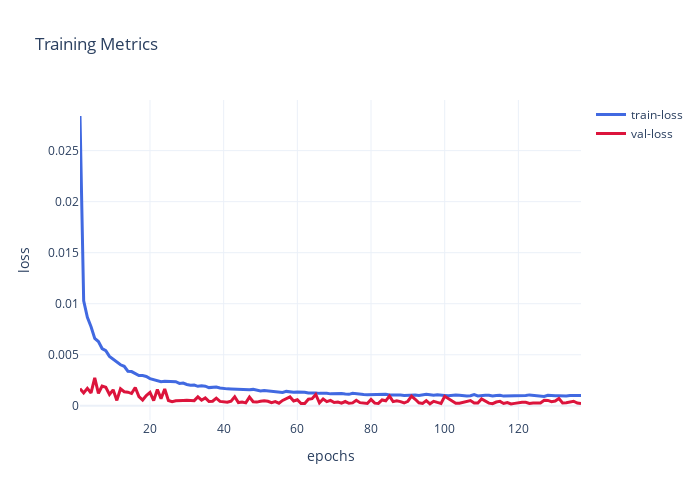

Notebook cell for this chart:
### Code cell
plot_training_metrics(history_rfe)

### Figure 1 — Plotly figure (JSON) as saved in the notebook; plotly's stock layout.template omitted (floating-point values rounded to 4 significant figures; data arrays with more than 128 entries replaced by an {"elided": "..."} marker saying what was removed)
{"data": [{"line": {"color": "royalblue", "width": 3}, "name": "train-loss", "type": "scatter", "x": {"elided": "137 int values"}, "y": {"elided": "137 float values"}}, {"line": {"color": "crimson", "width": 3}, "name": "val-loss", "type": "scatter", "x": {"elided": "137 int values"}, "y": {"elided": "137 float values"}}], "layout": {"height": 500, "title": {"text": "Training Metrics"}, "width": 700, "xaxis": {"title": {"text": "epochs"}}, "yaxis": {"title": {"text": "loss"}}}}
